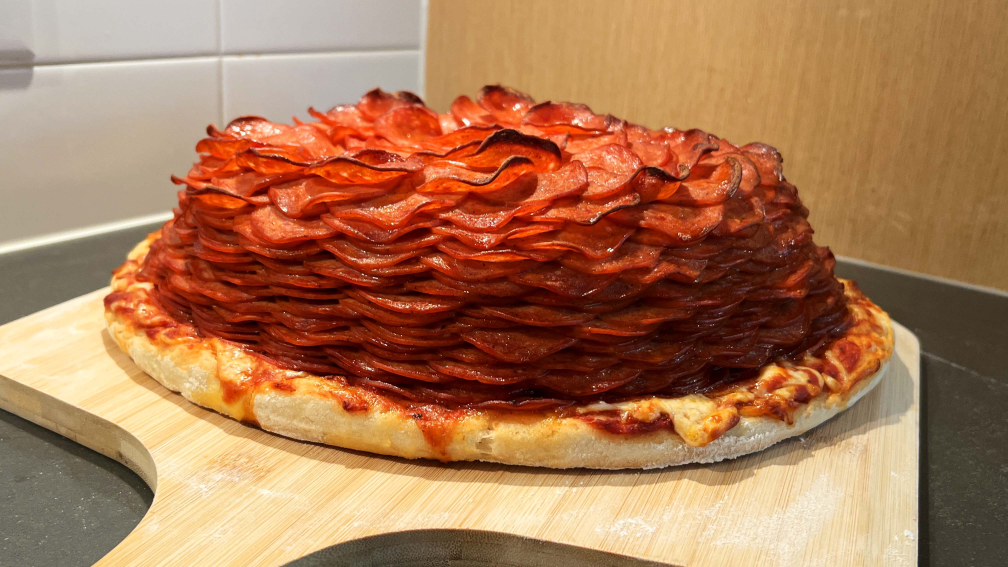
#> input picture Working Model(s)/test pizzas/bestpizza.jpg, 4032 x 2268 px (shown at 1/4 size); its folder holds 4 pictures in this run
$ jupyter execute --allow-errors knn.ipynb
#> lines starting #> are read from the running program, lines starting #| are printed output that depends on the picture
[cell 1]
from sklearn.neighbors import KNeighborsClassifier
from sklearn.model_selection import train_test_split
from sklearn.metrics import accuracy_score
import numpy as np
import os
import cv2
from matplotlib import pyplot as plt

[cell 2]
def shuffle_data(data, seed):
    rng = np.random.default_rng(seed)
    shuffled_indices = rng.permutation(len(data))
    return [data[i] for i in shuffled_indices]


def train_test_split_from_directory(data_dir, image_size, seed):
    X_train, X_test, y_train, y_test = [], [], [], []

    for subdir in os.listdir(data_dir):
        subdir_path = os.path.join(data_dir, subdir)
        X_subdir, y_subdir = [], []

        for filename in os.listdir(subdir_path):
            img = cv2.resize(cv2.cvtColor(cv2.imread(os.path.join(subdir_path, filename)), cv2.COLOR_BGR2RGB), image_size)
            X_subdir.append(img)
            y_subdir.append(subdir)

        X_train_subdir, X_test_subdir, y_train_subdir, y_test_subdir = train_test_split(X_subdir, y_subdir, test_size=0.2, random_state=seed)

        X_train.extend(X_train_subdir)
        X_test.extend(X_test_subdir)
        y_train.extend(y_train_subdir)
        y_test.extend(y_test_subdir)

    X_train = shuffle_data(X_train, seed)
    X_test = shuffle_data(X_test, seed)
    y_train = shuffle_data(y_train, seed)
    y_test = shuffle_data(y_test, seed)

    return X_train, X_test, y_train, y_test

[cell 3]
def create_knn(k):
    return KNeighborsClassifier(n_neighbors=k)


def fit_knn(model, X_train, X_test, y_train, y_test):
    flatten = lambda data: np.reshape(data, (len(data), -1))

    model.fit(flatten(X_train), y_train)

    y_train_pred = model.predict(flatten(X_train))
    y_test_pred = model.predict(flatten(X_test))

    print('Model Accuracy Stats:')
    print('Train Data Accuracy:', accuracy_score(y_train, y_train_pred))
    print('Test Data Accuracy:', accuracy_score(y_test, y_test_pred))


def predict(model, class_map, images):
    swapped_class_map = {v: k for k, v in class_map.items()}
    for i, image in enumerate(images):
        print('Image', i+1)
        plt.imshow(image)
        plt.axis('off')
        plt.show()
        pred = model.predict(np.reshape(image, (1, -1)))
        print('Image', i+1, 'Prediction:', swapped_class_map[pred[0]])

[cell 4]
data_dir = 'pizza types'
image_size = (256, 256)
seed = 42
k = 20

#> (a cell that did not finish here is left out)

[cell 6]
images = []
for filename in os.listdir('test pizzas'):
    file_path = os.path.join('test pizzas', filename)
    image = cv2.resize(cv2.cvtColor(cv2.imread(file_path), cv2.COLOR_BGR2RGB), (image_size))/255.
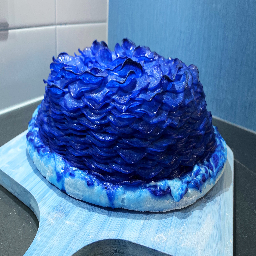
#> image: shape (256, 256, 3) float64; mean B, G, R 0.667, 0.471, 0.332
    images.append(image)
#> pass 2 of the loop `for filename in os.listdir('test pizzas'):`:
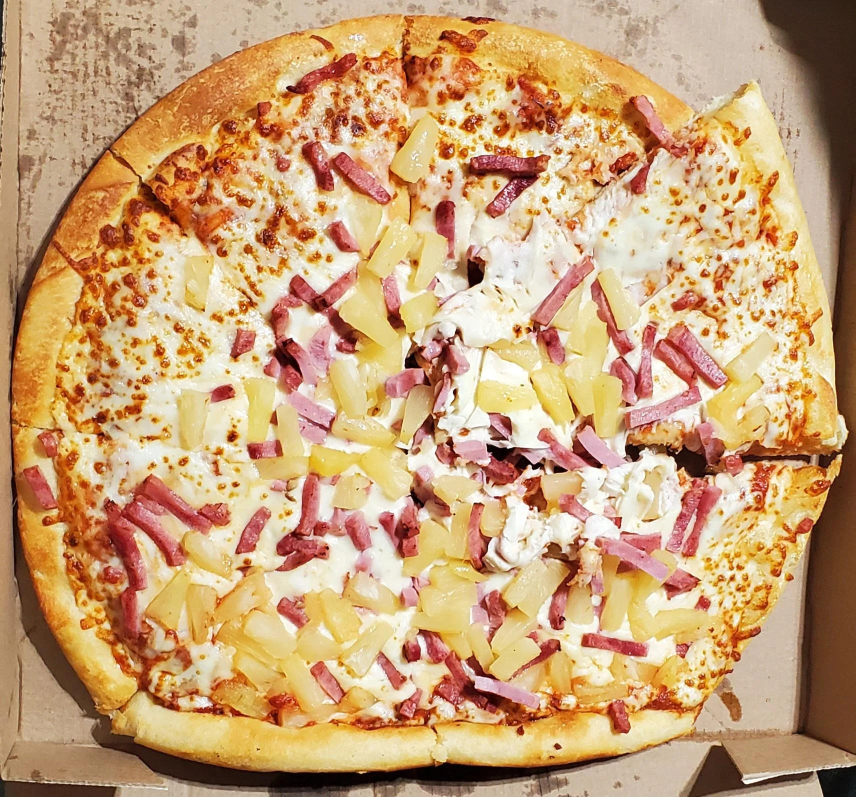
#> input picture Working Model(s)/test pizzas/bestpizza2.jpg, 1711 x 1594 px (shown at 1/2 size)
#> `image = cv2.resize(cv2.cvtColor(cv2.imread(file_path), cv2.COLOR_BGR2R..`:
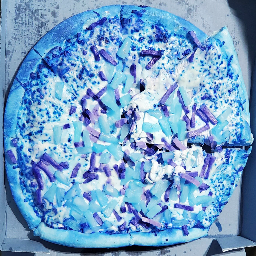
#> image: shape (256, 256, 3) float64; mean B, G, R 0.786, 0.63, 0.461
#> pass 3 of the loop `for filename in os.listdir('test pizzas'):`:
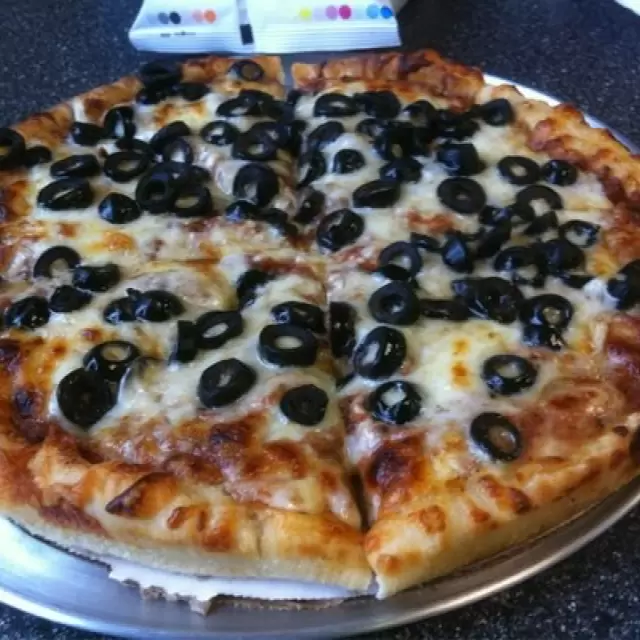
#> input picture Working Model(s)/test pizzas/bestpizza3.jpg, 640 x 640 px
#> `image = cv2.resize(cv2.cvtColor(cv2.imread(file_path), cv2.COLOR_BGR2R..`:
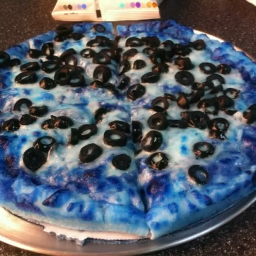
#> image: shape (256, 256, 3) float64; mean B, G, R 0.406, 0.366, 0.337
#> the loop made 4 passes; the first 3 are shown

#> (the rest of this cell did not finish here and is left out)
